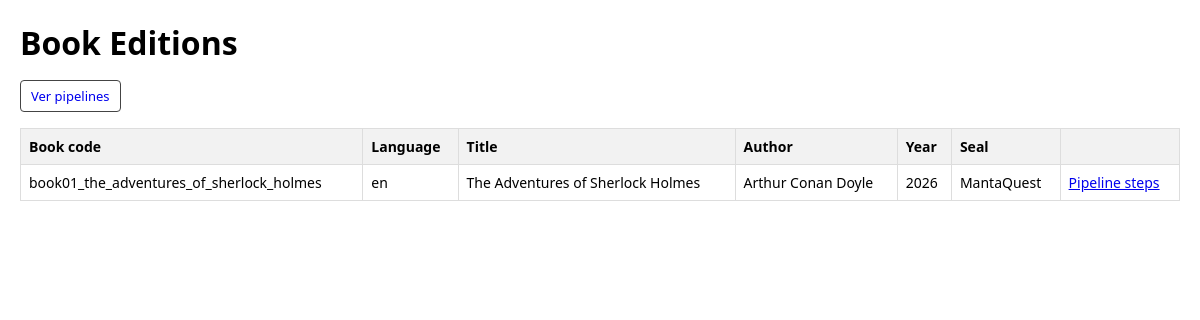
/pipeline/editions/, run on the app's committed database.
### editorial/models.py (models this page shows, shortened)
class Edition(models.Model):
    LANGUAGE_CHOICES = [
        ("en", "English"),
        ("pt-br", "Português (Brasil)"),
        ("es", "Español"),
        ("de", "Deutsch"),
    ]
    IMPRINT_CHOICES = [
        ("RinoBooks", "RinoBooks"),
    ]
    SEAL_CHOICES = [
        ("MantaQuest", "MantaQuest"),
    ]
    COUNTRY_CHOICES = [
        ("Brasil", "Brasil"),
        ("Brazil", "Brazil"),
        ("Brazile", "Brazile"),
    ]
    work = models.ForeignKey(
        Work,
        on_delete=models.CASCADE,
        related_name="editions",
    )
    language = models.ForeignKey(
        Language,
        on_delete=models.PROTECT,
        related_name="editions",
    )
    seal = models.ForeignKey(
        Seal,
        on_delete=models.PROTECT,
        related_name="editions",
    )
    main_contributor = models.ForeignKey(
        Contributor,
        on_delete=models.SET_NULL,
        null=True,
        blank=True,
        related_name="editions_main",
    )
    publisher = models.CharField(max_length=255, blank=True)
    edition_year = models.IntegerField(null=True, blank=True)
    raw_source_path = models.CharField(max_length=500, blank=True)
    title = models.CharField(max_length=255, blank=True)
    subtitle = models.CharField(max_length=255, blank=True)
    author = models.CharField(max_length=255, blank=True)
    adapter = models.CharField(max_length=255, blank=True)
    translator = models.CharField(max_length=255, blank=True)
    editor = models.CharField(max_length=255, blank=True)
    about_edition_text = models.TextField(blank=True)
    publication_year = models.IntegerField(default=2026)
    city = models.CharField(max_length=100, default="Rio de Janeiro")
    country = models.CharField(
        max_length=100,
        choices=COUNTRY_CHOICES,
        default="Brasil",
    )
    imprint_name = models.CharField(
        max_length=100,
        choices=IMPRINT_CHOICES,
        default="RinoBooks",
    )
    seal_name = models.CharField(
        max_length=100,
        choices=SEAL_CHOICES,
        default="MantaQuest",
    )
    frontispiece_template = models.TextField(
        default=(
            "{title}\n"
            "by {author}\n"
            "\n"
            "Modern {language} Edition\n"
            "adapted by {adapter}\n"
            "\n"
            "{imprint}\n"
            "{city}, {country} · {year}"
        )
    )
    copyright_template = models.TextField(
        default=(
            "Title\n"
            "{title}\n"
            "Subtitle\n"
            "{subtitle}\n"
            "Author\n"
            "{author}\n"
            "Adapter\n"
            "{adapter}\n"
            "Publication year\n"
            "{year}\n"
            "\n"
            "Copyright © {year} {author}.\n"
            "Public Domain in the United States and other territories.\n"
            "\n"
            "This modern version of *{title}* was produced under the {imprint} imprint.\n"
            "{imprint} is a registered trademark of RinoBooks.\n"
            "\n"
            "Publisher: {publisher}\n"
            "All rights reserved © RinoBooks.\n"
            "{city}, {country} — {year}\n"
        )
    )
    about_edition_template = models.TextField(blank=True)
    about_contributor_template = models.TextField(blank=True)
    cover_filepath = models.CharField(
        max_length=500,
        blank=True,
        default="",
        help_text="Path inside the project (e.g., data/covers/book_0001/en/cover.jpg).",
    )
    language_code = models.CharField(
        max_length=10,
        choices=LANGUAGE_CHOICES,
        default="en",
    )
    lock_translate = models.BooleanField(default=False)
    lock_refine = models.BooleanField(default=False)
    lock_polish = models.BooleanField(default=False)
    miolo_source_stage = models.CharField(
        max_length=20,
        blank=True,
        default="",
        choices=[
            ("", "AUTO"),
            ("translate", "translate"),
            ("refine", "refine"),
            ("polish", "polish"),
        ],
    )
    created_at = models.DateTimeField(auto_now_add=True)
    updated_at = models.DateTimeField(auto_now=True)
    class Meta:
        db_table = "edition"
        unique_together = [("work", "language", "seal")]

class Work(models.Model):
    code = models.SlugField(unique=True)
    title = models.CharField(max_length=255)
    original_language = models.ForeignKey(
        Language,
        on_delete=models.PROTECT,
        related_name="works_original",
    )
    author = models.ForeignKey(
        Contributor,
        on_delete=models.PROTECT,
        related_name="works_as_author",
    )
    publisher = models.CharField(max_length=255, blank=True)
    year = models.IntegerField(null=True, blank=True)
    is_public_domain = models.BooleanField(default=True)
    class Meta:
        db_table = "work"

class Language(models.Model):
    code = models.CharField(max_length=10, unique=True)
    name = models.CharField(max_length=100)
    native_name = models.CharField(max_length=100)
    is_active = models.BooleanField(default=True)
    class Meta:
        db_table = "language"

class Contributor(models.Model):
    name = models.CharField(max_length=200)
    role = models.CharField(
        max_length=20,
        choices=ContributorRole.choices,
        default=ContributorRole.AUTHOR,
    )
    class Meta:
        db_table = "contributor"

class Seal(models.Model):
    slug = models.SlugField(unique=True)
    name = models.CharField(max_length=150)
    description = models.TextField(blank=True)
    is_active = models.BooleanField(default=True)
    class Meta:
        db_table = "seal"

### pipeline/views.py (the view)
# urls.py: path("editions/", views.book_edition_list, name="book_edition_list"),
def book_edition_list(request):
    editions = (
        EditorialEdition.objects.select_related("work", "language", "seal")
        .order_by("work__code", "language__code")
    )
    return render(request, "pipeline/book_edition_list.html", {"editions": editions})

### pipeline/templates/pipeline/book_edition_list.html (shortened to what this page needs)
<!DOCTYPE html>
<html lang="en">
<head>
</head>
<body>
  <h1>Book Editions</h1>
  <p>
    <a href="{% url 'pipeline_jobs' %}" class="btn">Ver pipelines</a>
  </p>
  <table>
    <thead>
      <tr>
        <th>Book code</th>
        <th>Language</th>
        <th>Title</th>
        <th>Author</th>
        <th>Year</th>
        <th>Seal</th>
        <th></th>
      </tr>
    </thead>
    <tbody>
      {% for ed in editions %}
      <tr>
        <td>{{ ed.work.code }}</td>
        <td>{{ ed.language.code }}</td>
        <td>{{ ed.work.title }}</td>
        <td>{{ ed.work.author.name }}</td>
        <td>{{ ed.work.year }}</td>
        <td>{{ ed.seal.name }}</td>
        <td>
          <a href="{% url 'edition_steps' edition_id=ed.id %}">Pipeline steps</a>
        </td>
      </tr>
      {% empty %}
      <tr><td colspan="7">No editions yet.</td></tr>
      {% endfor %}
    </tbody>
  </table>
</body>
</html>

### pipeline/templates/pipeline/book_edition_list.html (style rules this page uses)
body { font-family: system-ui, sans-serif; margin: 20px; }
h1 { margin-bottom: 16px; }
table { border-collapse: collapse; width: 100%; }
th, td { border: 1px solid #ddd; padding: 8px; font-size: 14px; }
th { background: #f2f2f2; text-align: left; }
a.btn { display: inline-block; padding: 6px 10px; border-radius: 4px; border: 1px solid #444; text-decoration: none; font-size: 13px; }

### data on the page
Edition: work.code "book01_the_adventures_of_sherlock_holmes", language.code "en", work "The Adventures of Sherlock Holmes", work.author.name "Arthur Conan Doyle", work.year "2026", seal.name "MantaQuest"
